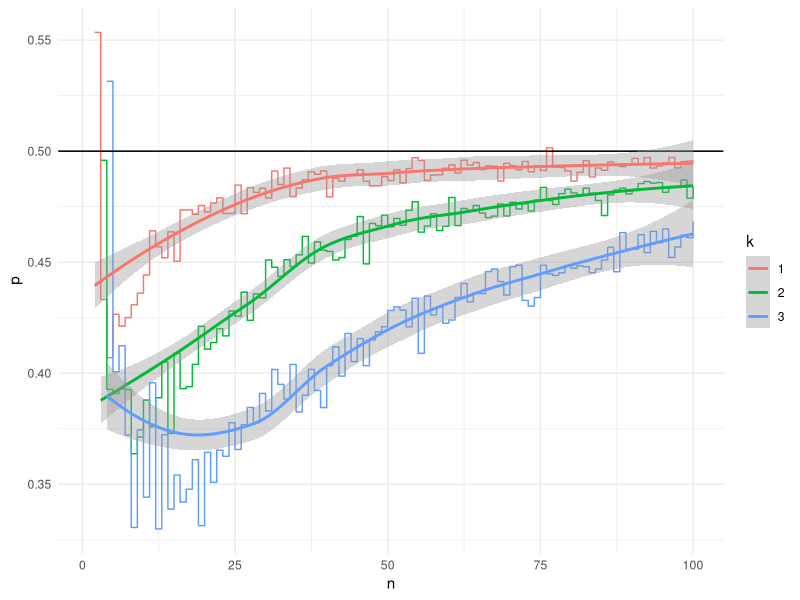

The R script that drew this image:

library(tidyverse)

## http://keyonvafa.com/hot-hand/
get_post_streak_prob <- function(n, k, p = 0.5) {
  tosses <- rbinom(n, 1, p)
  runs <- rle(tosses)
  n_neg_after <- length(which(runs$values == 1 & runs$lengths >= k))
  n_pos_after <- sum(runs$lengths[which(runs$values == 1 & runs$lengths >= k)] - k)
  
  ## edge case
  if (n %in% cumsum(runs$lengths)[which(runs$values == 1 & runs$lengths >= k)]) {
    n_neg_after <- n_neg_after - 1
  }
  
  n_pos_after / (n_pos_after + n_neg_after)
}

simulate_post_streak_prob <- function(sims = 1000, ...) {
  rerun(
    sims,
    get_post_streak_prob(...)
  ) |> 
    flatten_dbl() |> 
    mean(na.rm = TRUE)
}

runs <- crossing(
  n = 1:100,
  k = 1:3
) |> 
  mutate(
    p = map2_dbl(n, k, ~simulate_post_streak_prob(sims = 1000, n = ..1, k = ..2))
  )

runs |>
  arrange(n, k) |>
  mutate(
    across(k, factor)
  ) |> 
  ggplot() +
  theme_minimal() +
  aes(x = n, y = p, color = k, group = k) +
  geom_step() +
  geom_hline(aes(yintercept = 0.5)) +
  geom_smooth()

simulate_post_streak_prob(sims = 1000, n = 11, k = 3, p = 0.6)
simulate_post_streak_prob(sims = 1000, n = 6, k = 3, p = 0.5)
simulate_post_streak_prob(sims = 1000, n = 100, k = 3, p = 0.5)
